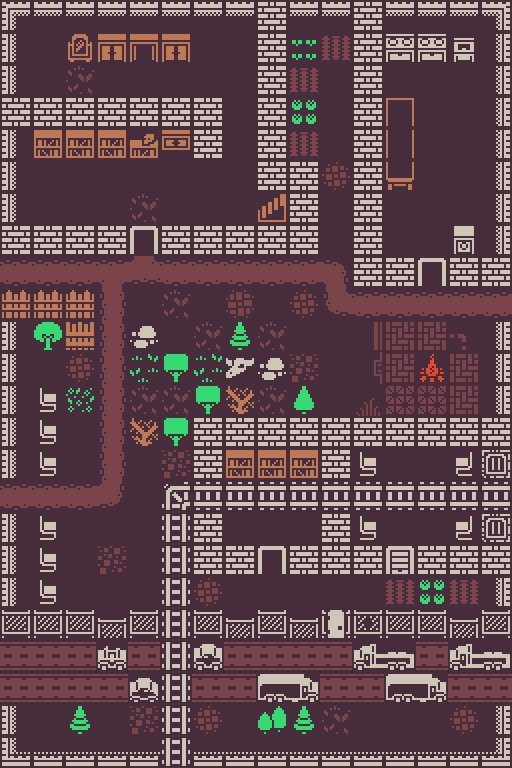

A level layout from a 2D game, rendered from its tile map. Below: a short description, then the map file with tile-grid data replaced by summaries:
An orthogonal 16x24 tile map with 32x32 px tiles, 2 tile layers (Ground, Tiles) and 197 objects (177x wall, 9x travel, 6x mob, 4x item, player).

<map version="1.5" tiledversion="1.5.0" orientation="orthogonal" renderorder="right-down" width="16" height="24" tilewidth="32" tileheight="32" infinite="0" nextlayerid="4" nextobjectid="210">
 <tileset firstgid="1" source="../assets/32x32.tsx" />
 <layer id="1" name="Ground" width="16" height="24" locked="1">
  <data>[384 cells, 384 non-empty, 5 distinct tile ids]</data>
 </layer>
 <layer id="2" name="Tiles" width="16" height="24">
  <data>[384 cells, 289 non-empty, 68 distinct tile ids]</data>
 </layer>
 <objectgroup id="3" name="Obstacles">
  <object id="1" name="wall" x="480" y="0" width="32" height="32" />
  <object id="3" name="wall" x="480" y="32" width="32" height="32" />
  <object id="4" name="wall" x="480" y="64" width="32" height="32" />
  <object id="5" name="wall" x="480" y="96" width="32" height="32" />
  <object id="6" name="wall" x="480" y="128" width="32" height="32" />
  <object id="7" name="wall" x="480" y="160" width="32" height="32" />
  <object id="8" name="wall" x="480" y="192" width="32" height="32" />
  <object id="9" name="wall" x="480" y="224" width="32" height="32" />
  <object id="10" name="wall" x="480" y="256" width="32" height="32" />
  <object id="11" name="travel" x="512" y="288" width="32" height="32" />
  <object id="12" name="wall" x="480" y="320" width="32" height="32" />
  <object id="13" name="wall" x="480" y="352" width="32" height="32" />
  <object id="14" name="wall" x="480" y="384" width="32" height="32" />
  <object id="15" name="wall" x="480" y="416" width="32" height="32" />
  <object id="16" name="wall" x="480" y="448" width="32" height="32" />
  <object id="17" name="travel" x="512" y="480" width="32" height="32" />
  <object id="18" name="wall" x="480" y="512" width="32" height="32" />
  <object id="19" name="wall" x="480" y="544" width="32" height="32" />
  <object id="20" name="wall" x="480" y="576" width="32" height="32" />
  <object id="21" name="wall" x="480" y="608" width="32" height="32" />
  <object id="22" name="wall" x="512" y="640" width="32" height="32" />
  <object id="23" name="travel" x="512" y="672" width="32" height="32" />
  <object id="24" name="wall" x="480" y="704" width="32" height="32" />
  <object id="25" name="wall" x="480" y="736" width="32" height="32" />
  <object id="26" name="wall" x="448" y="736" width="32" height="32" />
  <object id="27" name="wall" x="416" y="736" width="32" height="32" />
  <object id="28" name="wall" x="384" y="736" width="32" height="32" />
  <object id="29" name="wall" x="352" y="736" width="32" height="32" />
  <object id="30" name="wall" x="320" y="736" width="32" height="32" />
  <object id="31" name="wall" x="288" y="736" width="32" height="32" />
  <object id="32" name="wall" x="256" y="736" width="32" height="32" />
  <object id="33" name="wall" x="224" y="736" width="32" height="32" />
  <object id="34" name="wall" x="192" y="736" width="32" height="32" />
  <object id="35" name="travel" x="160" y="768" width="32" height="32" />
  <object id="36" name="wall" x="128" y="736" width="32" height="32" />
  <object id="37" name="wall" x="96" y="736" width="32" height="32" />
  <object id="38" name="wall" x="64" y="736" width="32" height="32" />
  <object id="39" name="wall" x="32" y="736" width="32" height="32" />
  <object id="40" name="wall" x="0" y="736" width="32" height="32" />
  <object id="41" name="wall" x="0" y="704" width="32" height="32" />
  <object id="42" name="travel" x="-32" y="672" width="32" height="32" />
  <object id="43" name="travel" x="-32" y="640" width="32" height="32" />
  <object id="44" name="wall" x="0" y="608" width="32" height="32" />
  <object id="45" name="wall" x="0" y="576" width="32" height="32" />
  <object id="46" name="wall" x="0" y="544" width="32" height="32" />
  <object id="47" name="wall" x="0" y="512" width="32" height="32" />
  <object id="48" name="travel" x="-32" y="480" width="32" height="32" />
  <object id="49" name="wall" x="0" y="448" width="32" height="32" />
  <object id="50" name="wall" x="0" y="416" width="32" height="32" />
  <object id="51" name="wall" x="0" y="384" width="32" height="32" />
  <object id="52" name="wall" x="0" y="352" width="32" height="32" />
  <object id="53" name="wall" x="0" y="320" width="32" height="32" />
  <object id="54" name="wall" x="0" y="288" width="32" height="32" />
  <object id="55" name="travel" x="-32" y="256" width="32" height="32" />
  <object id="56" name="wall" x="0" y="224" width="32" height="32" />
  <object id="57" name="wall" x="0" y="192" width="32" height="32" />
  <object id="58" name="wall" x="0" y="160" width="32" height="32" />
  <object id="59" name="wall" x="0" y="128" width="32" height="32" />
  <object id="60" name="wall" x="0" y="96" width="32" height="32" />
  <object id="61" name="wall" x="0" y="64" width="32" height="32" />
  <object id="62" name="wall" x="0" y="32" width="32" height="32" />
  <object id="63" name="wall" x="0" y="0" width="32" height="32" />
  <object id="64" name="wall" x="64" y="0" width="32" height="32" />
  <object id="65" name="wall" x="32" y="0" width="32" height="32" />
  <object id="66" name="wall" x="96" y="0" width="32" height="32" />
  <object id="67" name="wall" x="160" y="0" width="32" height="32" />
  <object id="68" name="wall" x="128" y="0" width="32" height="32" />
  <object id="69" name="wall" x="192" y="0" width="32" height="32" />
  <object id="70" name="wall" x="224" y="0" width="32" height="32" />
  <object id="71" name="wall" x="256" y="0" width="32" height="32" />
  <object id="72" name="wall" x="288" y="0" width="32" height="32" />
  <object id="73" name="wall" x="320" y="0" width="32" height="32" />
  <object id="74" name="wall" x="352" y="0" width="32" height="32" />
  <object id="75" name="wall" x="384" y="0" width="32" height="32" />
  <object id="76" name="wall" x="416" y="0" width="32" height="32" />
  <object id="77" name="wall" x="448" y="0" width="32" height="32" />
  <object id="78" name="travel" x="256" y="192" width="32" height="32" />
  <object id="79" name="player" x="0" y="256" width="32" height="32" />
  <object id="80" name="wall" x="32" y="608" width="32" height="32" />
  <object id="81" name="wall" x="64" y="608" width="32" height="32" />
  <object id="82" name="wall" x="96" y="608" width="32" height="32" />
  <object id="83" name="wall" x="128" y="608" width="32" height="32" />
  <object id="84" name="wall" x="192" y="608" width="32" height="32" />
  <object id="85" name="wall" x="224" y="608" width="32" height="32" />
  <object id="86" name="wall" x="256" y="608" width="32" height="32" />
  <object id="87" name="wall" x="288" y="608" width="32" height="32" />
  <object id="88" name="wall" x="352" y="608" width="32" height="32" />
  <object id="89" name="wall" x="384" y="608" width="32" height="32" />
  <object id="90" name="wall" x="416" y="608" width="32" height="32" />
  <object id="91" name="wall" x="448" y="608" width="32" height="32" />
  <object id="93" name="wall" x="352" y="640" width="32" height="32" />
  <object id="94" name="wall" x="384" y="640" width="32" height="32" />
  <object id="95" name="wall" x="384" y="672" width="32" height="32" />
  <object id="96" name="wall" x="416" y="672" width="32" height="32" />
  <object id="97" name="wall" x="480" y="640" width="32" height="32" />
  <object id="98" name="wall" x="448" y="640" width="32" height="32" />
  <object id="99" name="wall" x="288" y="672" width="32" height="32" />
  <object id="100" name="wall" x="256" y="672" width="32" height="32" />
  <object id="101" name="wall" x="192" y="640" width="32" height="32" />
  <object id="102" name="wall" x="64" y="704" width="32" height="32" />
  <object id="103" name="wall" x="96" y="640" width="32" height="32" />
  </objectgroup>
</map>
<!-- 96 of 197 objects omitted -->